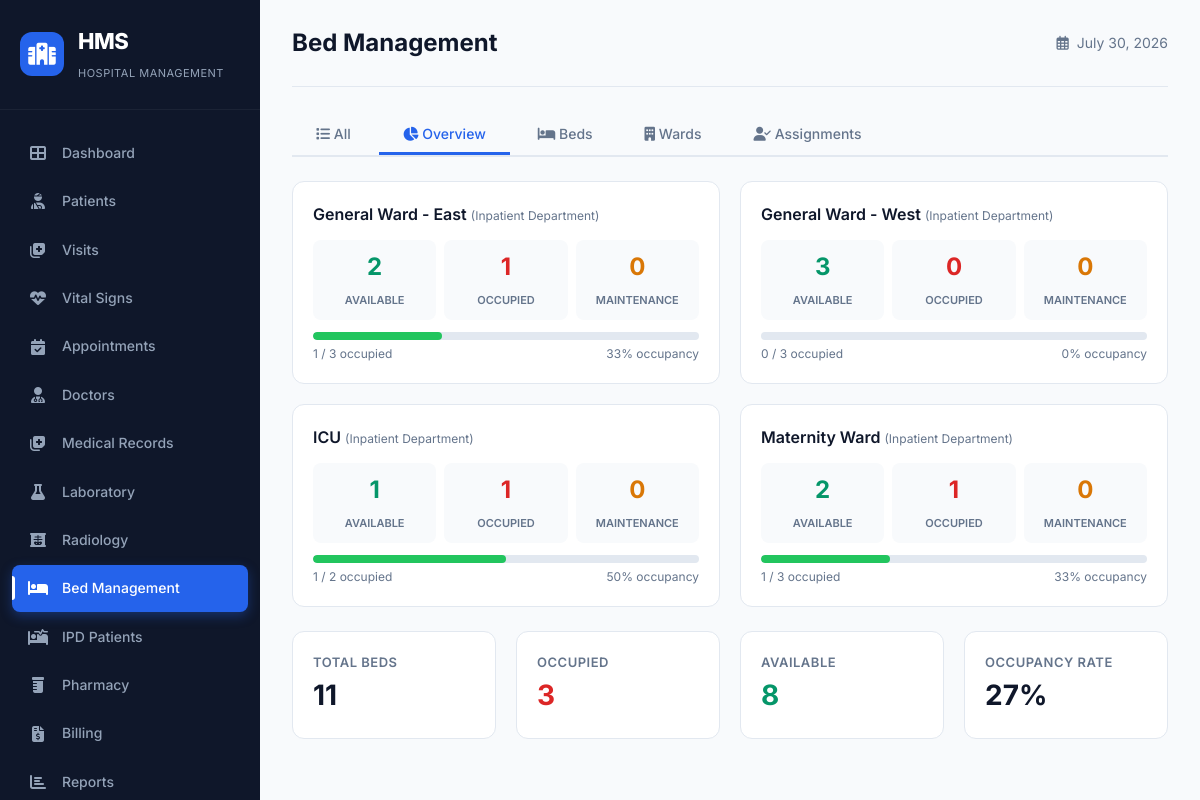
The app's page /bed_management.php (signed in) with its own data.
### tables this page shows
CREATE TABLE `wards` (
  `ward_id` int(10) UNSIGNED NOT NULL,
  `name` varchar(100) NOT NULL,
  `department_id` int(10) UNSIGNED NOT NULL,
  `floor` varchar(20) DEFAULT NULL,
  `is_active` tinyint(1) NOT NULL DEFAULT 1
);

CREATE TABLE `lookup_departments` (
  `department_id` int(10) UNSIGNED NOT NULL,
  `name` varchar(80) NOT NULL,
  `code` varchar(10) NOT NULL,
  `description` varchar(255) DEFAULT NULL,
  `is_active` tinyint(1) NOT NULL DEFAULT 1
);

### bed_management.php (the view, shortened to what this page needs)
<?php
require_once 'config/database.php';
$activeTab = isset($_GET['tab']) ? $_GET['tab'] : 'overview';
$occupancyQuery = "SELECT
                     w.ward_id,
                     w.name as ward_name,
                     w.floor,
                     w.is_active,
                     d.name as department_name,
                     COUNT(b.bed_id) as total_beds,
                     SUM(CASE WHEN b.status = 'Occupied' THEN 1 ELSE 0 END) as occupied_beds,
                     SUM(CASE WHEN b.status = 'Available' THEN 1 ELSE 0 END) as available_beds,
                     SUM(CASE WHEN b.status = 'Maintenance' THEN 1 ELSE 0 END) as maintenance_beds,
                     SUM(CASE WHEN b.status = 'Reserved' THEN 1 ELSE 0 END) as reserved_beds
                   FROM wards w
                   LEFT JOIN beds b ON w.ward_id = b.ward_id AND b.is_active = 1
                   JOIN lookup_departments d ON w.department_id = d.department_id
                   WHERE w.is_active = 1
                   GROUP BY w.ward_id
                   ORDER BY w.name";
$occupancyResult = $conn->query($occupancyQuery);
$bedOccupancy = $occupancyResult->fetch_all(MYSQLI_ASSOC);
?>
<!DOCTYPE html>
<html lang="en">
<head>
    <link rel="stylesheet" href="assets/css/style.css">
    <link rel="stylesheet" href="https://cdnjs.cloudflare.com/ajax/libs/font-awesome/6.4.0/css/all.min.css">
</head>
<body>
    <div class="dashboard-container">
        <?php include 'includes/sidebar.php'; ?>
        <main class="main-content">
            <header class="top-bar">
                <div class="top-bar-left">
                    <h1>Bed Management</h1>
                </div>
                <div class="top-bar-right">
                    <div class="date-display">
                        <i class="far fa-calendar-alt"></i>
                        <span><?php echo date('F j, Y'); ?></span>
                    </div>
                </div>
            </header>
            <div class="tabs">
                <button class="tab <?php echo $activeTab === 'all' ? 'active' : ''; ?>" data-tab="all">
                    <i class="fas fa-list"></i> All
                </button>
                <button class="tab <?php echo $activeTab === 'overview' ? 'active' : ''; ?>" data-tab="overview">
                    <i class="fas fa-chart-pie"></i> Overview
                </button>
                <button class="tab <?php echo $activeTab === 'beds' ? 'active' : ''; ?>" data-tab="beds">
                    <i class="fas fa-bed"></i> Beds
                </button>
                <button class="tab <?php echo $activeTab === 'wards' ? 'active' : ''; ?>" data-tab="wards">
                    <i class="fas fa-building"></i> Wards
                </button>
                <button class="tab <?php echo $activeTab === 'assignments' ? 'active' : ''; ?>" data-tab="assignments">
                    <i class="fas fa-user-check"></i> Assignments
                </button>
            </div>
            <div class="tab-content <?php echo $activeTab === 'overview' ? 'active' : ''; ?>" id="tab-overview">
                <div class="occupancy-grid">
                    <?php foreach ($bedOccupancy as $ward): ?>
                    <div class="occupancy-card">
                        <div class="ward-name">
                            <?php echo htmlspecialchars($ward['ward_name']); ?>
                            <span style="font-size: 12px; font-weight: 400; color: #64748b;">
                                (<?php echo htmlspecialchars($ward['department_name'] ?? 'N/A'); ?>)
                            </span>
                        </div>
                        <div class="stats">
                            <div class="stat-item stat-available">
                                <span class="number"><?php echo $ward['available_beds'] ?? 0; ?></span>
                                <span class="label">Available</span>
                            </div>
                            <div class="stat-item stat-occupied">
                                <span class="number"><?php echo $ward['occupied_beds'] ?? 0; ?></span>
                                <span class="label">Occupied</span>
                            </div>
                            <div class="stat-item stat-maintenance">
                                <span class="number"><?php echo $ward['maintenance_beds'] ?? 0; ?></span>
                                <span class="label">Maintenance</span>
                            </div>
                        </div>
                        <div class="progress-bar">
                            <?php
                            $total = ($ward['total_beds'] ?? 0);
                            $occupied = ($ward['occupied_beds'] ?? 0);
                            $occupancyRate = $total > 0 ? ($occupied / $total) * 100 : 0;
                            $color = $occupancyRate > 80 ? '#dc2626' : ($occupancyRate > 60 ? '#f59e0b' : '#22c55e');
                            ?>
                            <div class="fill" style="width: <?php echo $occupancyRate; ?>%; background: <?php echo $color; ?>;"></div>
                        </div>
                        <div style="display: flex; justify-content: space-between; font-size: 12px; color: #64748b; margin-top: 4px;">
                            <span><?php echo $occupied; ?> / <?php echo $total; ?> occupied</span>
                            <span><?php echo round($occupancyRate); ?>% occupancy</span>
                        </div>
                    </div>
                    <?php endforeach; ?>
                </div>
                <?php
                $totalBeds = array_sum(array_column($bedOccupancy, 'total_beds'));
                $totalOccupied = array_sum(array_column($bedOccupancy, 'occupied_beds'));
                $totalAvailable = array_sum(array_column($bedOccupancy, 'available_beds'));
                ?>
                <div class="report-grid" style="margin-top: 20px;">
                    <div class="report-card">
                        <div class="report-title">Total Beds</div>
                        <div class="report-value"><?php echo $totalBeds; ?></div>
                    </div>
                    <div class="report-card">
                        <div class="report-title">Occupied</div>
                        <div class="report-value" style="color: #dc2626;"><?php echo $totalOccupied; ?></div>
                    </div>
                    <div class="report-card">
                        <div class="report-title">Available</div>
                        <div class="report-value" style="color: #059669;"><?php echo $totalAvailable; ?></div>
                    </div>
                    <div class="report-card">
                        <div class="report-title">Occupancy Rate</div>
                        <div class="report-value"><?php echo $totalBeds > 0 ? round(($totalOccupied / $totalBeds) * 100) : 0; ?>%</div>
                    </div>
                </div>
            </div>
        </main>
    </div>
</body>
</html>

### includes/sidebar.php (shortened to what this page needs)
<?php
$currentPage = basename($_SERVER['PHP_SELF']);
?>
<aside class="sidebar">
    <div class="sidebar-brand">
        <div class="brand-icon">
            <i class="fas fa-hospital"></i>
        </div>
        <div class="brand-text">
            <h2>HMS</h2>
            <span>Hospital Management</span>
        </div>
    </div>
    <nav class="sidebar-nav">
        <ul>
            <li class="<?php echo $currentPage == 'index.php' ? 'active' : ''; ?>">
                <a href="index.php">
                    <i class="fas fa-th-large"></i>
                    <span>Dashboard</span>
                </a>
            </li>
            <li class="<?php echo $currentPage == 'patients.php' ? 'active' : ''; ?>">
                <a href="patients.php">
                    <i class="fas fa-user-injured"></i>
                    <span>Patients</span>
                </a>
            </li>
            <li class="<?php echo $currentPage == 'visits.php' ? 'active' : ''; ?>">
                <a href="visits.php">
                    <i class="fas fa-notes-medical"></i>
                    <span>Visits</span>
                </a>
            </li>
            <li class="<?php echo $currentPage == 'vital_signs.php' ? 'active' : ''; ?>">
                <a href="vital_signs.php">
                    <i class="fas fa-heartbeat"></i>
                    <span>Vital Signs</span>
                </a>
            </li>
            <li class="<?php echo $currentPage == 'appointments.php' ? 'active' : ''; ?>">
                <a href="appointments.php">
                    <i class="fas fa-calendar-check"></i>
                    <span>Appointments</span>
                </a>
            </li>
            <li class="<?php echo $currentPage == 'doctors.php' ? 'active' : ''; ?>">
                <a href="doctors.php">
                    <i class="fas fa-user-md"></i>
                    <span>Doctors</span>
                </a>
            </li>
            <li class="<?php echo $currentPage == 'medical_records.php' ? 'active' : ''; ?>">
                <a href="medical_records.php">
                    <i class="fas fa-notes-medical"></i>
                    <span>Medical Records</span>
                </a>
            </li>
            <li class="<?php echo $currentPage == 'lab.php' ? 'active' : ''; ?>">
                <a href="lab.php">
                    <i class="fas fa-flask"></i>
                    <span>Laboratory</span>
                </a>
            </li>
            <li class="<?php echo $currentPage == 'radiology.php' ? 'active' : ''; ?>">
                <a href="radiology.php">
                    <i class="fas fa-x-ray"></i>
                    <span>Radiology</span>
                </a>
            </li>
            <li class="<?php echo $currentPage == 'bed_management.php' ? 'active' : ''; ?>">
                <a href="bed_management.php">
                    <i class="fas fa-bed"></i>
                    <span>Bed Management</span>
                </a>
            </li>
            <li class="<?php echo $currentPage == 'ipd_patients.php' ? 'active' : ''; ?>">
                <a href="ipd_patients.php">
                    <i class="fas fa-procedures"></i>
                    <span>IPD Patients</span>
                </a>
            </li>
            <li class="<?php echo $currentPage == 'pharmacy.php' ? 'active' : ''; ?>">
                <a href="pharmacy.php">
                    <i class="fas fa-prescription-bottle"></i>
                    <span>Pharmacy</span>
                </a>
            </li>
            <li class="<?php echo $currentPage == 'billing.php' ? 'active' : ''; ?>">
                <a href="billing.php">
                    <i class="fas fa-file-invoice-dollar"></i>
                    <span>Billing</span>
                </a>
            </li>
            <li class="<?php echo $currentPage == 'reports.php' ? 'active' : ''; ?>">
                <a href="reports.php">
                    <i class="fas fa-chart-bar"></i>
                    <span>Reports</span>
                </a>
            </li>
        </ul>
    </nav>
</aside>

### assets/css/style.css (style rules this page uses)
:root { --primary: #2563eb; --primary-dark: #1d4ed8; --primary-light: #60a5fa; --secondary: #8b5cf6; --success: #22c55e; --warning: #f59e0b; --danger: #ef4444; --info: #3b82f6; --gray-50: #f8fafc; --gray-100: #f1f5f9; --gray-200: #e2e8f0; --gray-300: #cbd5e1; --gray-400: #94a3b8; --gray-500: #64748b; --gray-600: #475569; --gray-700: #334155; --gray-800: #1e293b; --gray-900: #0f172a; --sidebar-width: 260px; --topbar-height: 70px; --shadow-sm: 0 1px 2px 0 rgb(0 0 0 / 0.05); --shadow: 0 1px 3px 0 rgb(0 0 0 / 0.1), 0 1px 2px -1px rgb(0 0 0 / 0.1); --shadow-md: 0 4px 6px -1px rgb(0 0 0 / 0.1), 0 2px 4px -2px rgb(0 0 0 / 0.1); --shadow-lg: 0 10px 15px -3px rgb(0 0 0 / 0.1), 0 4px 6px -4px rgb(0 0 0 / 0.1); --shadow-xl: 0 20px 25px -5px rgb(0 0 0 / 0.1), 0 8px 10px -6px rgb(0 0 0 / 0.1); --radius: 12px; --radius-sm: 8px; --radius-full: 9999px; --transition: all 0.3s cubic-bezier(0.4, 0, 0.2, 1); }
* { margin: 0; padding: 0; box-sizing: border-box; }
body { font-family: 'Inter', -apple-system, BlinkMacSystemFont, sans-serif; background: var(--gray-50); color: var(--gray-800); line-height: 1.6; overflow-x: hidden; }
.sidebar { position: fixed; top: 0; left: 0; width: var(--sidebar-width); height: 100vh; background: var(--gray-900); color: #fff; display: flex; flex-direction: column; z-index: 1000; transition: var(--transition); overflow-y: auto; }
.sidebar-brand { display: flex; align-items: center; gap: 14px; padding: 24px 20px; border-bottom: 1px solid rgba(255, 255, 255, 0.05); }
.brand-icon { width: 44px; height: 44px; background: var(--primary); border-radius: var(--radius); display: flex; align-items: center; justify-content: center; font-size: 22px; }
.brand-text h2 { font-size: 22px; font-weight: 800; letter-spacing: -0.5px; background: linear-gradient(135deg, #fff 60%, var(--primary-light)); -webkit-background-clip: text; -webkit-text-fill-color: transparent; background-clip: text; }
.brand-text span { font-size: 11px; font-weight: 400; color: var(--gray-400); letter-spacing: 0.5px; text-transform: uppercase; }
.sidebar-nav { flex: 1; padding: 20px 12px; }
.sidebar-nav ul { list-style: none; }
.sidebar-nav ul li { margin-bottom: 2px; }
.sidebar-nav ul li a { display: flex; align-items: center; gap: 14px; padding: 12px 16px; color: var(--gray-400); text-decoration: none; border-radius: var(--radius-sm); font-size: 14px; font-weight: 500; transition: var(--transition); position: relative; }
.sidebar-nav ul li a i { width: 20px; font-size: 16px; text-align: center; flex-shrink: 0; }
.sidebar-nav ul li.active a { background: var(--primary); color: #fff; box-shadow: 0 4px 12px rgba(37, 99, 235, 0.35); }
.sidebar-nav ul li.active a::before { content: ''; position: absolute; left: 0; top: 50%; transform: translateY(-50%); width: 3px; height: 24px; background: #fff; border-radius: 0 4px 4px 0; }
.main-content { margin-left: var(--sidebar-width); padding: 24px 32px; min-height: 100vh; }
.top-bar { display: flex; justify-content: space-between; align-items: center; padding-bottom: 24px; border-bottom: 1px solid var(--gray-200); margin-bottom: 28px; }
.top-bar-left { display: flex; align-items: center; gap: 16px; }
.top-bar-left h1 { font-size: 24px; font-weight: 700; color: var(--gray-900); }
.top-bar-right { display: flex; align-items: center; gap: 20px; }
.date-display { display: flex; align-items: center; gap: 8px; color: var(--gray-500); font-size: 14px; }

### records on screen
wards: name "General Ward - East", department.name "Inpatient Department", available_beds "2", occupied_beds "1", maintenance_beds "0", $occupancyRate 33.333333333333 (drawn), occupied "1", total "3", occupancyRate "33"
wards: name "General Ward - West", department.name "Inpatient Department", available_beds "3", occupied_beds "0", maintenance_beds "0", occupied "0", total "3", occupancyRate "0"
wards: name "ICU", department.name "Inpatient Department", available_beds "1", occupied_beds "1", maintenance_beds "0", occupied "1", total "2", occupancyRate "50"
wards: name "Maternity Ward", department.name "Inpatient Department", available_beds "2", occupied_beds "1", maintenance_beds "0", $occupancyRate 33.333333333333 (drawn), occupied "1", total "3", occupancyRate "33"

### other values on screen
$totalBeds "11"
$totalOccupied "3"
$totalAvailable "8"
